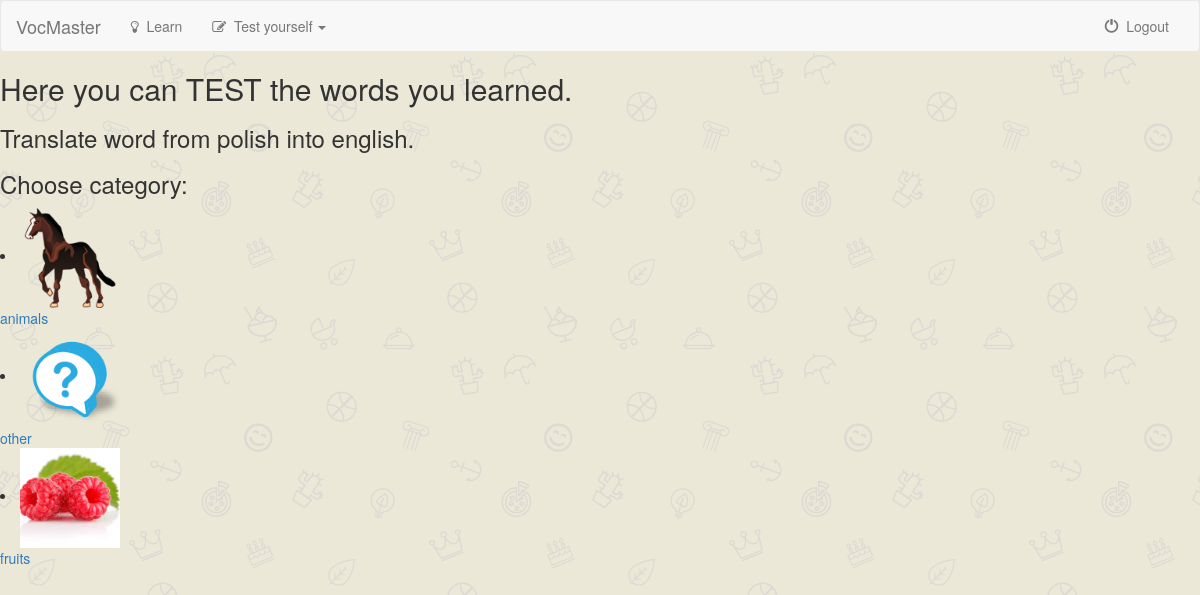
The page /test2/ (signed in) on the database as committed earlier.
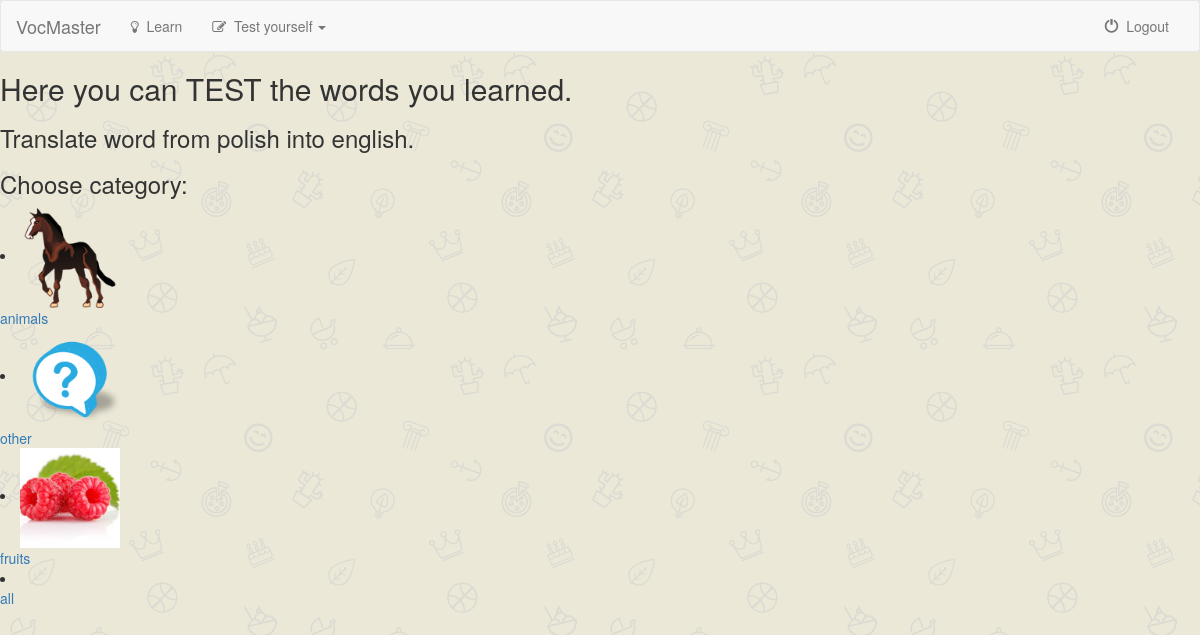
The same page on the database as committed later.
### vocabulary/models.py (models this page shows)
class Category(models.Model):
    category = models.CharField(max_length=30, unique=True)
    picture = models.CharField(max_length=500, default='')
    slug = models.SlugField(max_length=30, unique=True)
    def __str__(self):
        return self.category

### vocabulary/views.py (the view)
# urls.py: url(r'^test2/$', views.TestingView2.as_view(), name='testing2_categories'),
class TestingView2(generic.ListView):
    template_name = 'vocabulary/test2_categories.html'
    context_object_name = 'categories'
    def get_queryset(self):
        return Category.objects.all()
    def get(self, request):
        if not request.user.is_authenticated():
            return redirect('vocabulary:index')
        else:
            return render(request, self.template_name, {self.context_object_name: self.get_queryset()})

### vocabulary/templates/vocabulary/test2_categories.html (shortened to what this page needs)
{% extends 'vocabulary/base.html' %}
{% block body %}
{% load static %}
<h2>Here you can TEST the words you learned.</h2>
<h3>Translate word from <span id="given_language">polish</span> into english.</h3>
{% if categories %}
<h3>Choose category:</h3>
{% for cat in categories %}
<li><a href="{% url 'vocabulary:testing_translate' cat.category %}"> <img src="{% static cat.picture %}" height="100px" alt=""/> <br>
    {{ cat }} </a></li>
{% endfor %}
{% else %}
<h3>There are no words in the database</h3>
{% endif %}
{% endblock %}

Rows that differ between the two databases and show on the page:
added Category: category "all"
